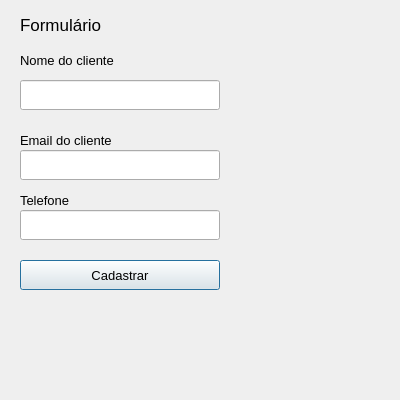
<?xml version="1.0" encoding="UTF-8"?>
<ui version="4.0">
 <class>Dialog</class>
 <widget class="QDialog" name="Dialog">
  <property name="geometry">
   <rect>
    <x>0</x>
    <y>0</y>
    <width>400</width>
    <height>400</height>
   </rect>
  </property>
  <property name="windowTitle">
   <string>Dialog</string>
  </property>
  <widget class="QPushButton" name="pushButton">
   <property name="geometry">
    <rect>
     <x>20</x>
     <y>260</y>
     <width>200</width>
     <height>30</height>
    </rect>
   </property>
   <property name="font">
    <font>
     <pointsize>10</pointsize>
    </font>
   </property>
   <property name="text">
    <string>Cadastrar</string>
   </property>
  </widget>
  <widget class="QLabel" name="label">
   <property name="geometry">
    <rect>
     <x>20</x>
     <y>50</y>
     <width>200</width>
     <height>20</height>
    </rect>
   </property>
   <property name="font">
    <font>
     <pointsize>10</pointsize>
    </font>
   </property>
   <property name="text">
    <string>Nome do cliente</string>
   </property>
  </widget>
  <widget class="QLineEdit" name="lineEdit">
   <property name="geometry">
    <rect>
     <x>20</x>
     <y>80</y>
     <width>200</width>
     <height>30</height>
    </rect>
   </property>
  </widget>
  <widget class="QLabel" name="label_2">
   <property name="geometry">
    <rect>
     <x>20</x>
     <y>130</y>
     <width>200</width>
     <height>20</height>
    </rect>
   </property>
   <property name="font">
    <font>
     <pointsize>10</pointsize>
    </font>
   </property>
   <property name="text">
    <string>Email do cliente</string>
   </property>
  </widget>
  <widget class="QLineEdit" name="lineEdit_2">
   <property name="geometry">
    <rect>
     <x>20</x>
     <y>150</y>
     <width>200</width>
     <height>30</height>
    </rect>
   </property>
  </widget>
  <widget class="QLabel" name="label_3">
   <property name="geometry">
    <rect>
     <x>20</x>
     <y>10</y>
     <width>200</width>
     <height>30</height>
    </rect>
   </property>
   <property name="font">
    <font>
     <pointsize>13</pointsize>
    </font>
   </property>
   <property name="text">
    <string>Formulário</string>
   </property>
  </widget>
  <widget class="QLabel" name="label_4">
   <property name="geometry">
    <rect>
     <x>20</x>
     <y>190</y>
     <width>200</width>
     <height>20</height>
    </rect>
   </property>
   <property name="font">
    <font>
     <pointsize>10</pointsize>
    </font>
   </property>
   <property name="text">
    <string>Telefone</string>
   </property>
  </widget>
  <widget class="QLineEdit" name="lineEdit_3">
   <property name="geometry">
    <rect>
     <x>20</x>
     <y>210</y>
     <width>200</width>
     <height>30</height>
    </rect>
   </property>
  </widget>
 </widget>
 <resources/>
 <connections/>
</ui>
